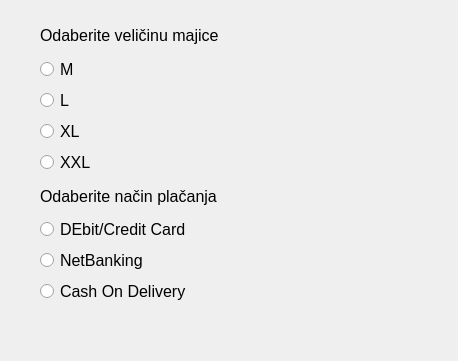
<?xml version="1.0" encoding="UTF-8"?>
<ui version="4.0">
 <class>Dialog</class>
 <widget class="QDialog" name="Dialog">
  <property name="geometry">
   <rect>
    <x>0</x>
    <y>0</y>
    <width>458</width>
    <height>361</height>
   </rect>
  </property>
  <property name="windowTitle">
   <string>Dialog</string>
  </property>
  <layout class="QGridLayout" name="gridLayout">
   <property name="leftMargin">
    <number>20</number>
   </property>
   <property name="topMargin">
    <number>20</number>
   </property>
   <property name="rightMargin">
    <number>20</number>
   </property>
   <property name="bottomMargin">
    <number>20</number>
   </property>
   <item row="0" column="0">
    <layout class="QVBoxLayout" name="verticalLayout">
     <property name="leftMargin">
      <number>20</number>
     </property>
     <item>
      <widget class="QLabel" name="label_velicinaMajice">
       <property name="font">
        <font>
         <family>MS Sans Serif</family>
         <pointsize>12</pointsize>
        </font>
       </property>
       <property name="text">
        <string>Odaberite veličinu majice</string>
       </property>
      </widget>
     </item>
     <item>
      <widget class="QRadioButton" name="radioButton_M">
       <property name="font">
        <font>
         <family>MS Sans Serif</family>
         <pointsize>12</pointsize>
        </font>
       </property>
       <property name="text">
        <string>M</string>
       </property>
       <attribute name="buttonGroup">
        <string notr="true">buttonGroupVelicinaMajice</string>
       </attribute>
      </widget>
     </item>
     <item>
      <widget class="QRadioButton" name="radioButton_L">
       <property name="font">
        <font>
         <family>MS Sans Serif</family>
         <pointsize>12</pointsize>
        </font>
       </property>
       <property name="text">
        <string>L</string>
       </property>
       <attribute name="buttonGroup">
        <string notr="true">buttonGroupVelicinaMajice</string>
       </attribute>
      </widget>
     </item>
     <item>
      <widget class="QRadioButton" name="radioButton_XL">
       <property name="font">
        <font>
         <family>MS Sans Serif</family>
         <pointsize>12</pointsize>
        </font>
       </property>
       <property name="text">
        <string>XL</string>
       </property>
       <attribute name="buttonGroup">
        <string notr="true">buttonGroupVelicinaMajice</string>
       </attribute>
      </widget>
     </item>
     <item>
      <widget class="QRadioButton" name="radioButton_XXL">
       <property name="font">
        <font>
         <family>MS Sans Serif</family>
         <pointsize>12</pointsize>
        </font>
       </property>
       <property name="text">
        <string>XXL</string>
       </property>
       <attribute name="buttonGroup">
        <string notr="true">buttonGroupVelicinaMajice</string>
       </attribute>
      </widget>
     </item>
     <item>
      <widget class="QLabel" name="label_NacinPlacanja">
       <property name="font">
        <font>
         <family>MS Sans Serif</family>
         <pointsize>12</pointsize>
        </font>
       </property>
       <property name="text">
        <string>Odaberite način plačanja</string>
       </property>
      </widget>
     </item>
     <item>
      <widget class="QRadioButton" name="radioButton_DebitCreditCard">
       <property name="font">
        <font>
         <family>MS Sans Serif</family>
         <pointsize>12</pointsize>
        </font>
       </property>
       <property name="text">
        <string>DEbit/Credit Card</string>
       </property>
       <attribute name="buttonGroup">
        <string notr="true">buttonGroupNacinPlacanja</string>
       </attribute>
      </widget>
     </item>
     <item>
      <widget class="QRadioButton" name="radioButton_NetBanking">
       <property name="font">
        <font>
         <family>MS Sans Serif</family>
         <pointsize>12</pointsize>
        </font>
       </property>
       <property name="text">
        <string>NetBanking</string>
       </property>
       <attribute name="buttonGroup">
        <string notr="true">buttonGroupNacinPlacanja</string>
       </attribute>
      </widget>
     </item>
     <item>
      <widget class="QRadioButton" name="radioButton_CashOnDelivery">
       <property name="font">
        <font>
         <family>MS Sans Serif</family>
         <pointsize>12</pointsize>
        </font>
       </property>
       <property name="text">
        <string>Cash On Delivery</string>
       </property>
       <attribute name="buttonGroup">
        <string notr="true">buttonGroupNacinPlacanja</string>
       </attribute>
      </widget>
     </item>
     <item>
      <widget class="QLabel" name="label_3">
       <property name="font">
        <font>
         <family>MS Sans Serif</family>
         <pointsize>12</pointsize>
        </font>
       </property>
       <property name="text">
        <string/>
       </property>
      </widget>
     </item>
    </layout>
   </item>
  </layout>
 </widget>
 <resources/>
 <connections/>
 <buttongroups>
  <buttongroup name="buttonGroupVelicinaMajice"/>
  <buttongroup name="buttonGroupNacinPlacanja"/>
 </buttongroups>
</ui>
